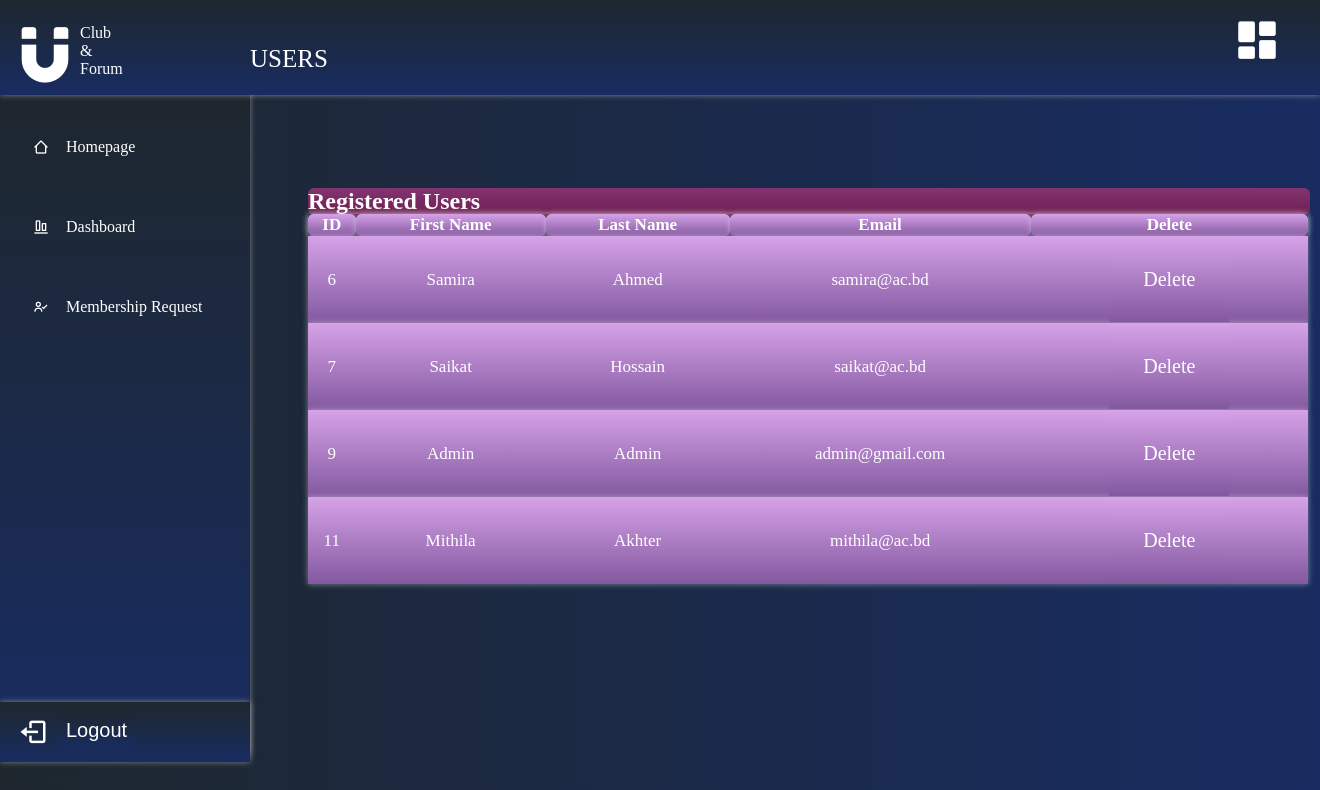
The page /users.php on the database its author committed.
### tables this page shows
CREATE TABLE `users` (
  `ID` int(11) NOT NULL,
  `firstname` varchar(255) NOT NULL,
  `lastname` varchar(255) NOT NULL,
  `email` varchar(30) NOT NULL,
  `password` varchar(200) NOT NULL
);

### users.php (the view, shortened to what this page needs)
<?php
$conn = new mysqli('localhost', 'root', '', 'user_db');
?>
<!DOCTYPE html>
<html lang="en">
<head>
    <link rel="stylesheet" href="https://cdnjs.cloudflare.com/ajax/libs/font-awesome/6.1.2/css/all.min.css">
    <link rel = "stylesheet" href = "homecss.css">
    <link href='https://unpkg.com/boxicons@2.1.4/css/boxicons.min.css' rel='stylesheet'>
</head>
<body>
    <div class='maindiv'>
        <div class="sidebar">
           <ul>
            <li>
         <a href="homepage.php">
         <i  class='bx bx-home-alt-2'></i>
         <span class="links_name">Homepage</span>
           </a>
          </li>
        <li>
            <a href="dashboard.php">
            <i class='bx bx-objects-vertical-bottom'></i>
            <span class="links_name">Dashboard</span>
        </a>
        </li>
         <li>
            <a href="member_req.php">
            <i class='bx bx-user-check'></i>
            <span class="links_name">Membership Request</span>
          </a>
          </li>
          </ul>
          <div class='footer'>
            <a href="login.php">
          <i class='bx bx-log-out'></i>
          <input type="submit" value='Logout'>
          </a>
          </div>
      </div>
            <div class="topbar">
                <div class="logo">
                    <i class='bx bxs-magnet'></i>
                <div class="logo_name">Club & Forum</div>
                </div>
                <p>USERS</p>
                <i id = 'person' class='bx bxs-dashboard'></i>
                <?php
              echo "<a class ='username'>".$_SESSION['firstname']."</a>";
           ?>
            </div>
               <div class="pagename">
                <div class="card-header">
                    <h2>Registered Users</h2>
                </div>
                <table>
                    <tr>
                        <th>ID</th>
                        <th>First Name</th>
                        <th>Last Name</th>
                        <th>Email</th>
                        <th>Delete</th>
                    </tr>
                <?php
      $sql ="SELECT id, firstname, lastname, email FROM users";
       $result = $conn-> query($sql);
     if($result->num_rows > 0){
       while($row = $result-> fetch_assoc()){
        echo "<tr><td>".$row["id"]."</td><td>".$row["firstname"]."</td><td>".$row["lastname"]."</td><td>".$row["email"]."</td><td><form  method='POST'><input type='hidden' name='id' value='".$row['id']."'><input type='submit' name='delete' value='Delete' id='aprove'></form></td></tr>";
    }
  }
              ?>
              </table>
</div>
</body>
</html>

### homecss.css (style rules this page uses)
* { list-style: none; text-decoration: none; }
body { height: 100%; width: 100%; background: linear-gradient(60deg,#1e272e, #182C61); }
.maindiv { position: relative; }
.maindiv .sidebar { position: fixed; background: linear-gradient(#1e272e, #182C61); box-shadow: 0 0 6px rgba(228, 224, 224, 0.5); left: 0; height: 662px; top: 92px; width: 250px; z-index: 10; }
.sidebar ul { margin-top: 15px; padding-left: 16px; }
.sidebar ul li { position: relative; line-height: 80px; width: 100%; }
.sidebar ul li a { color: #fff; display: flex; align-items: center; transition: .6s; border-radius: 0px; }
.sidebar ul li i { height: 50px; min-width: 50px; border-radius: 12px; line-height: 50px; text-align: center; }
.maindiv .sidebar .footer { background: linear-gradient(#1e272e, #182C61); box-shadow: 0 0 6px rgba(228, 224, 224, 0.5); position: absolute; width: 100%; height: 60px; top: 610px; }
.maindiv .sidebar .footer i { color: #fff; font-size: 30px; margin: 15px; margin-left: 18px; }
.maindiv .sidebar .footer input { position: absolute; background: linear-gradient(#1e272e, #182C61); color: #fff; font-size: 20px; left: 60px; top:8px; border: none; height: 40px; transition: 0.1s; }
.maindiv .topbar { position: fixed; height: 95px; width: 100%; background: linear-gradient(#1e272e, #182C61); box-shadow: 0 0 6px rgba(228, 224, 224, 0.5); overflow: hidden; z-index: 10; left: 0; top: 0; }
.topbar .logo { position: absolute; color: #fff; height: 50px; width: 50px; align-items: center; }
.maindiv .topbar .logo i { position:absolute; font-size: 70px; margin-right: 15px; margin-left: 10px; top: 18px; color: #fff; }
.topbar .logo_name { position: absolute; color: #fff; margin-left: 80px; top: 24px; }
.topbar a { position: absolute; right: 90px; color: #fff; top: 30px; }
#person { position: absolute; right: 38px; top: 15px; font-size: 50px; color: #fff; }
a.username { position: absolute; height: 6px; width: 5px; top: 65px; right: 82px; }
.maindiv .pagename { position: absolute; height: 600px; width: 600px; }
.maindiv .pagename h2 { position:absolute; left: 260px; top:00px; color: #fff; }
.maindiv .card-header { position: relative; top: 100px; width: 875px; }
.maindiv .card-header h2 { position: relative; left: 300px; top:60px; background: linear-gradient(#833471, #6F1E51); color: #fff; width: 114.5%; border-radius: 6px; }
.topbar p { position: absolute; color: #fff; left: 250px; font-size: 25px; top: 20px; }
table { border-collapse: collapse; width: 1000px; color:#0a3d62; font-family: Georgia, 'Times New Roman', Times, serif; font-size: 17px; text-align: center; position: absolute; left: 300px; top: 206px; }
th { background: linear-gradient(#D6A2E8, #82589F); box-shadow: 0 0 6px rgba(228, 224, 224, 0.5); border-radius: 6px; }
tr { background: linear-gradient(#D6A2E8, #82589F); box-shadow: 0 0 6px rgba(228, 224, 224, 0.5); color: #fff; }
td { color:#fff }
#aprove { position: relative; background: linear-gradient(#D6A2E8, #82589F); color: #fff; border: none; width:120px; height: 85px; font-size: 20px; font-family: Georgia, 'Times New Roman', Times, serif; }

### rows shown on the page
users: ID "6", firstname "Samira", lastname "Ahmed", email "samira@ac.bd"
users: ID "7", firstname "Saikat", lastname "Hossain", email "saikat@ac.bd"
users: ID "9", firstname "Admin", lastname "Admin", email "admin@gmail.com"
users: ID "11", firstname "Mithila", lastname "Akhter", email "mithila@ac.bd"
